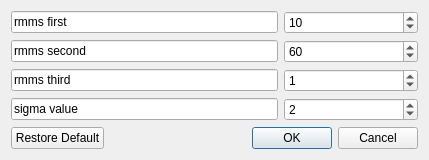
<?xml version="1.0" encoding="UTF-8"?>
<ui version="4.0">
 <class>CircularCenterInput</class>
 <widget class="QDialog" name="CircularCenterInput">
  <property name="geometry">
   <rect>
    <x>0</x>
    <y>0</y>
    <width>429</width>
    <height>155</height>
   </rect>
  </property>
  <property name="windowTitle">
   <string>Circular Center</string>
  </property>
  <layout class="QVBoxLayout" name="verticalLayout">
   <item>
    <layout class="QGridLayout" name="gridLayout">
     <item row="1" column="1">
      <widget class="QSpinBox" name="rmms2nd">
       <property name="sizePolicy">
        <sizepolicy hsizetype="Expanding" vsizetype="Fixed">
         <horstretch>4</horstretch>
         <verstretch>0</verstretch>
        </sizepolicy>
       </property>
       <property name="prefix">
        <string/>
       </property>
       <property name="minimum">
        <number>0</number>
       </property>
       <property name="maximum">
        <number>10000</number>
       </property>
       <property name="singleStep">
        <number>1</number>
       </property>
       <property name="stepType">
        <enum>QAbstractSpinBox::DefaultStepType</enum>
       </property>
       <property name="value">
        <number>60</number>
       </property>
      </widget>
     </item>
     <item row="2" column="1">
      <widget class="QSpinBox" name="rmms3rd">
       <property name="sizePolicy">
        <sizepolicy hsizetype="Expanding" vsizetype="Fixed">
         <horstretch>4</horstretch>
         <verstretch>0</verstretch>
        </sizepolicy>
       </property>
       <property name="prefix">
        <string/>
       </property>
       <property name="minimum">
        <number>0</number>
       </property>
       <property name="maximum">
        <number>10000</number>
       </property>
       <property name="singleStep">
        <number>1</number>
       </property>
       <property name="stepType">
        <enum>QAbstractSpinBox::DefaultStepType</enum>
       </property>
       <property name="value">
        <number>1</number>
       </property>
      </widget>
     </item>
     <item row="0" column="0">
      <widget class="QLineEdit" name="Xtext">
       <property name="sizePolicy">
        <sizepolicy hsizetype="Expanding" vsizetype="Fixed">
         <horstretch>8</horstretch>
         <verstretch>0</verstretch>
        </sizepolicy>
       </property>
       <property name="text">
        <string>rmms first </string>
       </property>
      </widget>
     </item>
     <item row="0" column="1">
      <widget class="QSpinBox" name="rmms1st">
       <property name="sizePolicy">
        <sizepolicy hsizetype="Expanding" vsizetype="Fixed">
         <horstretch>3</horstretch>
         <verstretch>0</verstretch>
        </sizepolicy>
       </property>
       <property name="wrapping">
        <bool>true</bool>
       </property>
       <property name="suffix">
        <string/>
       </property>
       <property name="prefix">
        <string/>
       </property>
       <property name="minimum">
        <number>0</number>
       </property>
       <property name="maximum">
        <number>1000</number>
       </property>
       <property name="singleStep">
        <number>1</number>
       </property>
       <property name="stepType">
        <enum>QAbstractSpinBox::DefaultStepType</enum>
       </property>
       <property name="value">
        <number>10</number>
       </property>
       <property name="displayIntegerBase">
        <number>10</number>
       </property>
      </widget>
     </item>
     <item row="2" column="0">
      <widget class="QLineEdit" name="Ytext_2">
       <property name="sizePolicy">
        <sizepolicy hsizetype="Expanding" vsizetype="Fixed">
         <horstretch>4</horstretch>
         <verstretch>1</verstretch>
        </sizepolicy>
       </property>
       <property name="cursor">
        <cursorShape>ArrowCursor</cursorShape>
       </property>
       <property name="text">
        <string>rmms third</string>
       </property>
       <property name="alignment">
        <set>Qt::AlignLeading|Qt::AlignLeft|Qt::AlignVCenter</set>
       </property>
       <property name="readOnly">
        <bool>true</bool>
       </property>
      </widget>
     </item>
     <item row="1" column="0">
      <widget class="QLineEdit" name="Ytext">
       <property name="sizePolicy">
        <sizepolicy hsizetype="Expanding" vsizetype="Fixed">
         <horstretch>4</horstretch>
         <verstretch>1</verstretch>
        </sizepolicy>
       </property>
       <property name="cursor">
        <cursorShape>ArrowCursor</cursorShape>
       </property>
       <property name="text">
        <string>rmms second</string>
       </property>
       <property name="alignment">
        <set>Qt::AlignLeading|Qt::AlignLeft|Qt::AlignVCenter</set>
       </property>
       <property name="readOnly">
        <bool>true</bool>
       </property>
      </widget>
     </item>
     <item row="3" column="0">
      <widget class="QLineEdit" name="lineEdit">
       <property name="text">
        <string>sigma value </string>
       </property>
       <property name="readOnly">
        <bool>true</bool>
       </property>
      </widget>
     </item>
     <item row="3" column="1">
      <widget class="QSpinBox" name="sigma_value">
       <property name="maximum">
        <number>1000</number>
       </property>
       <property name="value">
        <number>2</number>
       </property>
      </widget>
     </item>
    </layout>
   </item>
   <item>
    <layout class="QHBoxLayout" name="horizontalLayout">
     <item>
      <widget class="QPushButton" name="restoreButton">
       <property name="text">
        <string>Restore Default</string>
       </property>
      </widget>
     </item>
     <item>
      <widget class="QDialogButtonBox" name="buttonBox">
       <property name="standardButtons">
        <set>QDialogButtonBox::Cancel|QDialogButtonBox::Ok</set>
       </property>
      </widget>
     </item>
    </layout>
   </item>
  </layout>
 </widget>
 <resources/>
 <connections>
  <connection>
   <sender>restoreButton</sender>
   <signal>clicked()</signal>
   <receiver>CircularCenterInput</receiver>
   <slot>restore_default()</slot>
   <hints>
    <hint type="sourcelabel">
     <x>47</x>
     <y>170</y>
    </hint>
    <hint type="destinationlabel">
     <x>50</x>
     <y>364</y>
    </hint>
   </hints>
  </connection>
  <connection>
   <sender>buttonBox</sender>
   <signal>accepted()</signal>
   <receiver>CircularCenterInput</receiver>
   <slot>accept()</slot>
   <hints>
    <hint type="sourcelabel">
     <x>426</x>
     <y>158</y>
    </hint>
    <hint type="destinationlabel">
     <x>426</x>
     <y>199</y>
    </hint>
   </hints>
  </connection>
  <connection>
   <sender>buttonBox</sender>
   <signal>rejected()</signal>
   <receiver>CircularCenterInput</receiver>
   <slot>reject()</slot>
   <hints>
    <hint type="sourcelabel">
     <x>507</x>
     <y>163</y>
    </hint>
    <hint type="destinationlabel">
     <x>508</x>
     <y>197</y>
    </hint>
   </hints>
  </connection>
  <connection>
   <sender>buttonBox</sender>
   <signal>rejected()</signal>
   <receiver>CircularCenterInput</receiver>
   <slot>reject()</slot>
   <hints>
    <hint type="sourcelabel">
     <x>517</x>
     <y>172</y>
    </hint>
    <hint type="destinationlabel">
     <x>512</x>
     <y>243</y>
    </hint>
   </hints>
  </connection>
 </connections>
 <slots>
  <slot>restore_default()</slot>
 </slots>
</ui>
